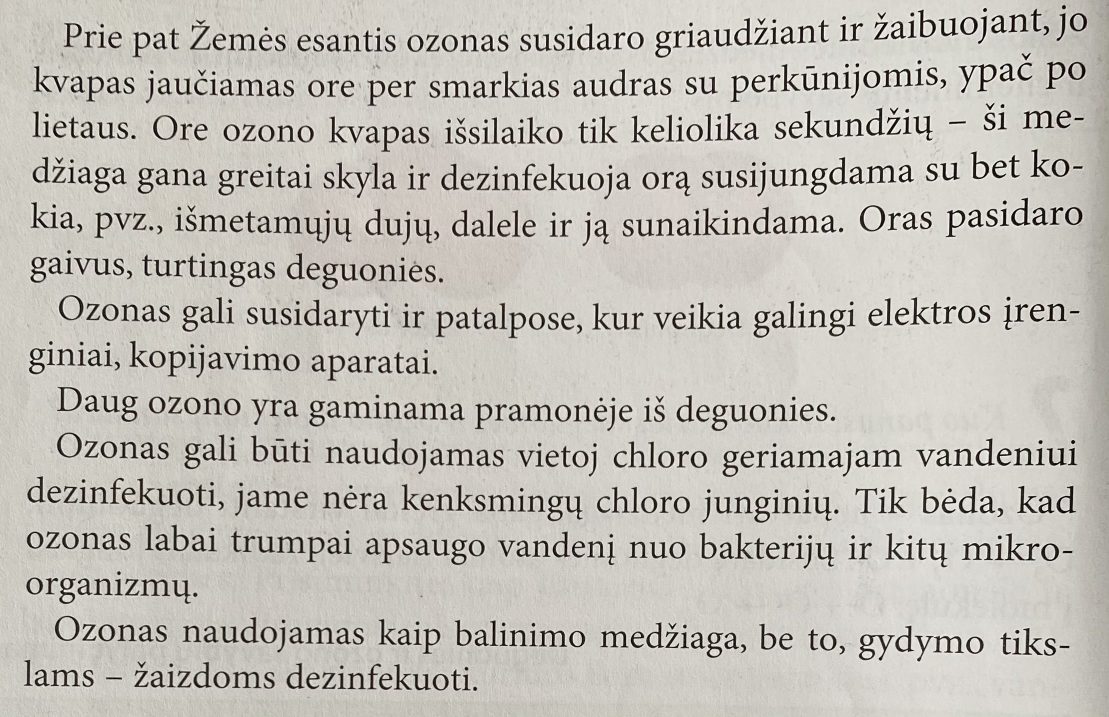
#> input picture extras/tests/IMG_0771.jpg, 2218 x 1434 px, found by its file name (shown at 1/2 size)
$ python pre_processing.py
#> lines starting #> are read from the running program, lines starting #| are printed output that depends on the picture; after the words box and inside, x2 and y2 are one past the last pixel; in counts of white or black regions, pixels touching at a corner belong together
import cv2
import numpy as np
PATH = r"C:\Users\jokub\Desktop\Work\git_rep_ocr\extras\tests\IMG_0771.jpg"

img = cv2.imread(PATH)
#> img is the input picture: shape (1434, 2218, 3); mean B, G, R 183.5, 190.4, 193.9

'''
imgf = cv2.adaptiveThreshold(img,255,cv2.ADAPTIVE_THRESH_GAUSSIAN_C,cv2.THRESH_BINARY,11,2) #imgf contains Binary image
cv2.imshow("Adaptive Thresholding",imgf)

#ret, imgf = cv2.threshold(img, 0, 255,cv2.THRESH_BINARY,cv2.THRESH_OTSU) #imgf contains Binary image
#cv2.imshow("Otsu's binarization",imgf)

cv2.waitKey()
cv2.imwrite('img.png', imgf)
'''
img = cv2.resize(img, None, fx=1.5, fy=1.5, interpolation=cv2.INTER_CUBIC)
#> img: shape (2151, 3327, 3)
img = cv2.cvtColor(img, cv2.COLOR_BGR2GRAY)
#> img: shape (2151, 3327)
kernel = np.ones((1, 1), np.uint8)
img = cv2.dilate(img, kernel, iterations=1)
img = cv2.erode(img, kernel, iterations=1)
img = cv2.GaussianBlur(img, (5, 5), 0)
img = cv2.threshold(img, 128, 256, cv2.THRESH_BINARY + cv2.THRESH_OTSU)[1]
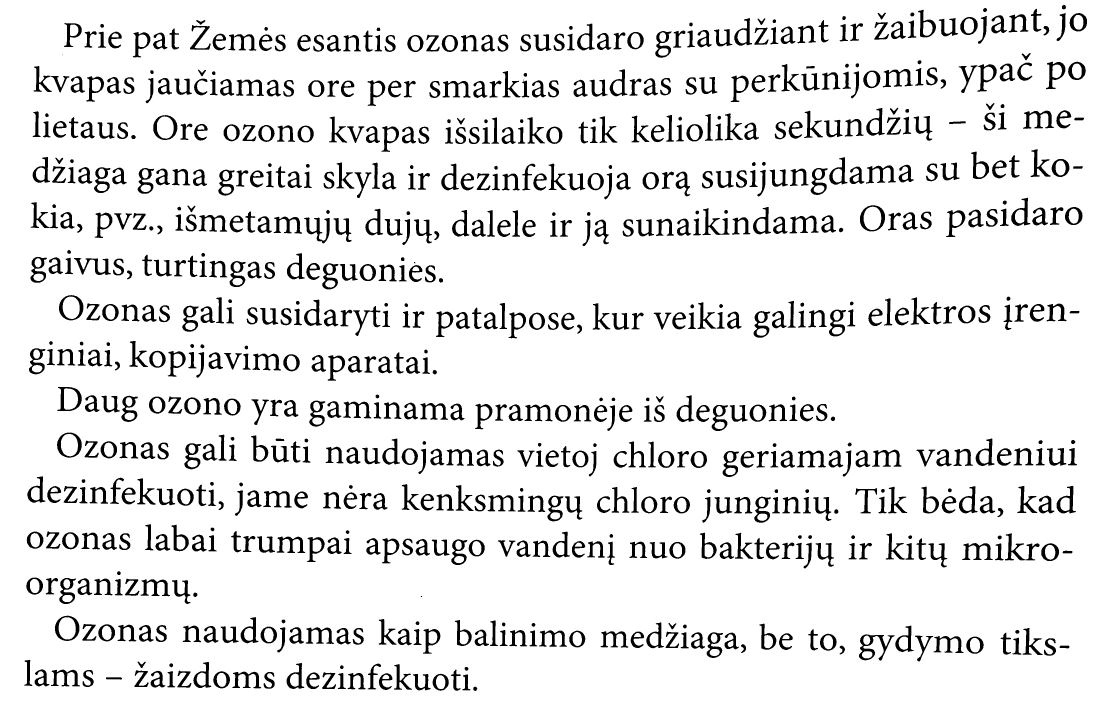
#> img: shape (2151, 3327) (shown at 1/3 size); 90.6% white; 816 black regions (4 under 20 px), largest, box (x1, y1, x2, y2) and area: (2577, 1903, 2684, 1982) 2490, (3015, 1600, 3119, 1681) 2226, (3069, 332, 3162, 386) 1965

cv2.imshow("current",img)

cv2.waitKey()
cv2.imwrite('img.png', img)

$ run again, with extras/tests/IMG_2714.jpg copied over extras/tests/IMG_0771.jpg
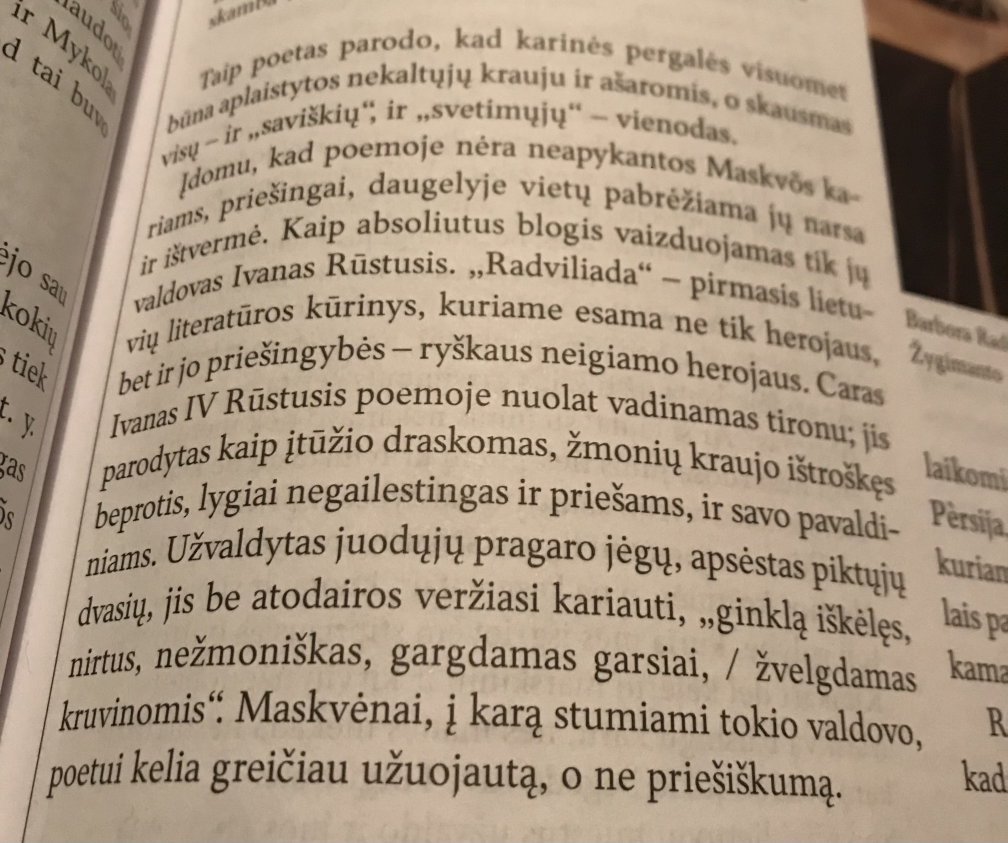
#> input picture extras/tests/IMG_2714.jpg, 3022 x 2527 px, found by its file name (shown at 1/3 size)
#> img is the input picture: shape (2527, 3022, 3); mean B, G, R 130.5, 151.5, 169.6
#> `img = cv2.cvtColor(img, cv2.COLOR_BGR2GRAY)`:
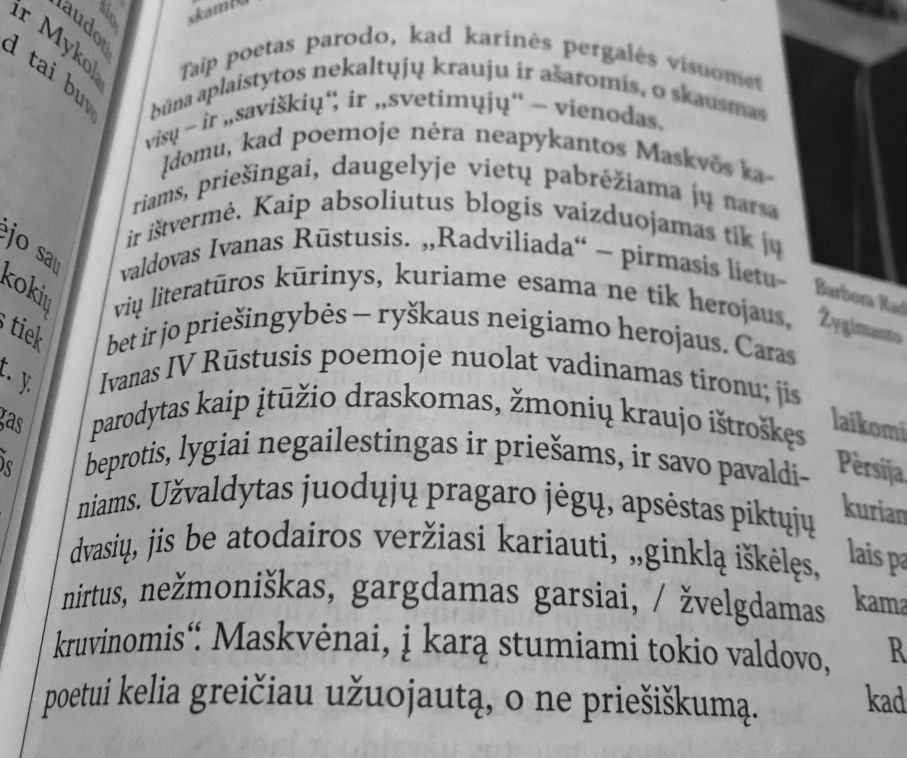
#> img: shape (3790, 4533) (shown at 1/5 size); min 2, max 221, mean 154.5
#> `img = cv2.threshold(img, 128, 256, cv2.THRESH_BINARY + cv2.THRESH_OTSU..`:
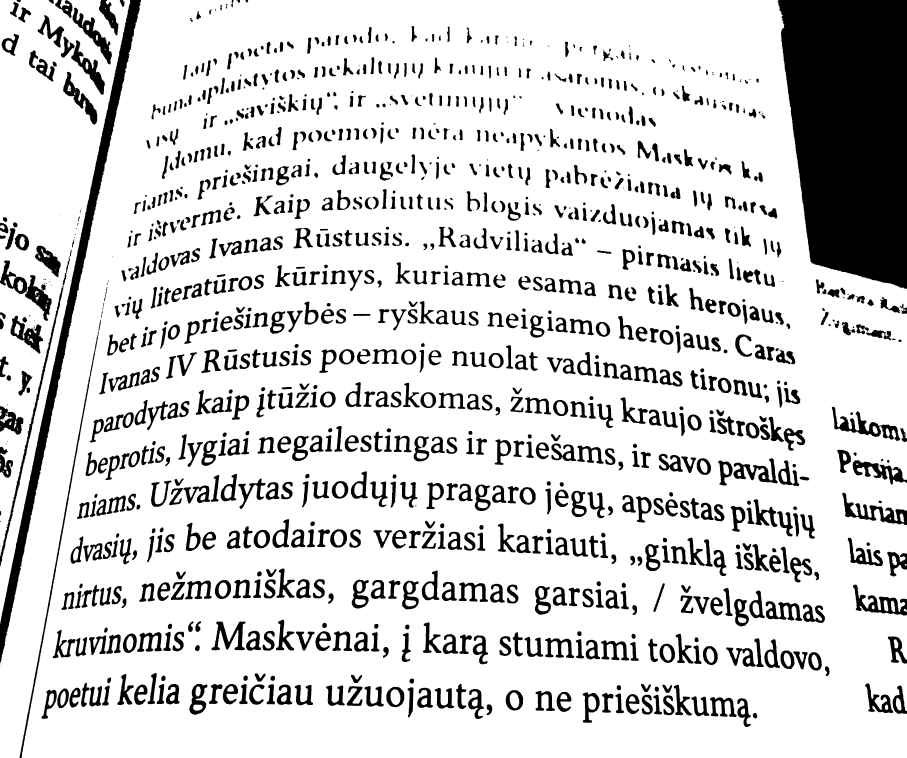
#> img: shape (3790, 4533) (shown at 1/5 size); 82.7% white; 1329 black regions (122 under 20 px), largest, box (x1, y1, x2, y2) and area: (3888, 0, 4533, 1444) 772087, (0, 0, 705, 3316) 146867, (98, 1656, 495, 3790) 15908

$ run again, with extras/tests/test.jpg copied over extras/tests/IMG_0771.jpg
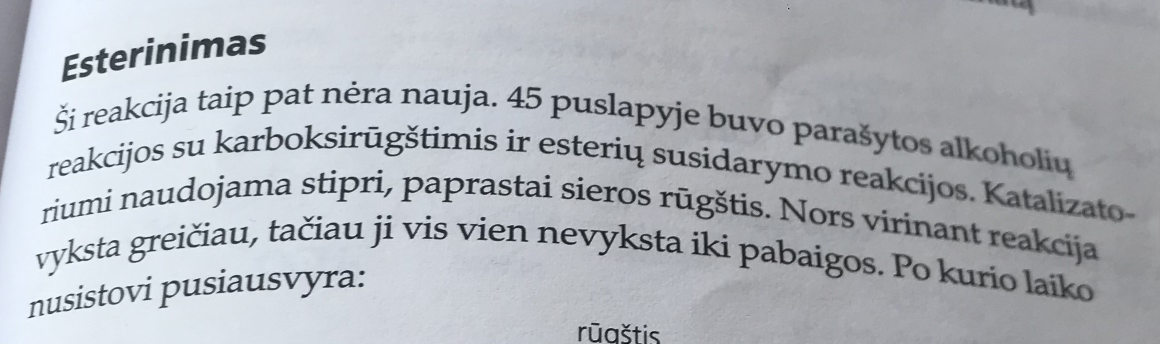
#> input picture extras/tests/test.jpg, 2319 x 688 px, found by its file name (shown at 1/2 size)
#> img is the input picture: shape (688, 2319, 3); mean B, G, R 184.9, 178.8, 174.8
#> `img = cv2.threshold(img, 128, 256, cv2.THRESH_BINARY + cv2.THRESH_OTSU..`:
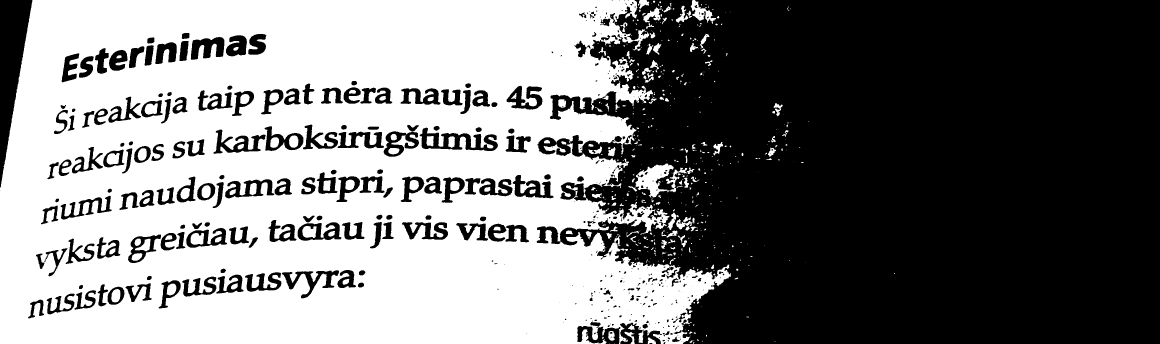
#> img: shape (1032, 3478) (shown at 1/3 size); 48% white; 553 white regions (324 under 20 px), largest, box (x1, y1, x2, y2) and area: (0, 0, 2193, 1032) 1666061, (1906, 490, 2062, 592) 6718, (2072, 0, 2149, 71) 2045
